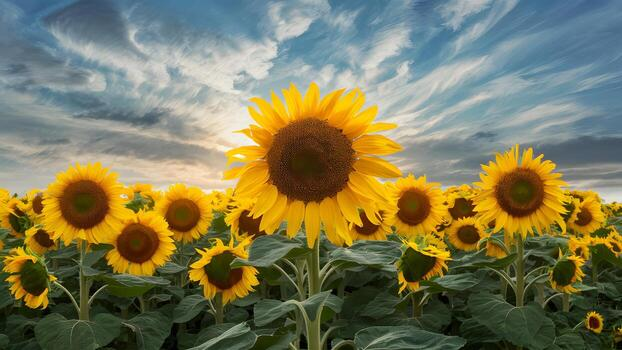
#> input picture Gradient and Edge Detection using OpenCV/sunflower.jpg, 622 x 350 px
$ jupyter execute Gradient_and_Edge_Detection_using_OpenCV.ipynb   (older library calls are emulated)
#> lines starting #> are read from the running program, lines starting #| are printed output that depends on the picture
[cell 1]
import cv2
import numpy as np
import matplotlib.pyplot as plt

# Step 1: Read and preprocess
img = cv2.imread('sunflower.jpg')
#> img is the input picture: shape (350, 622, 3); mean B, G, R 86.9, 120.6, 123.9
gray = cv2.cvtColor(img, cv2.COLOR_BGR2GRAY)
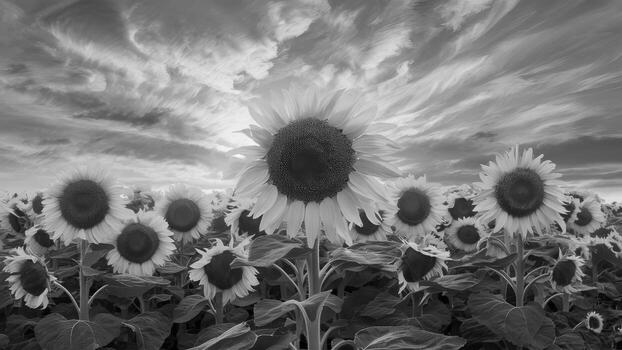
#> gray: shape (350, 622); min 0, max 252, mean 117.8

# Step 2: Sobel
sobelx = cv2.Sobel(gray, cv2.CV_64F, 1, 0, ksize=5)
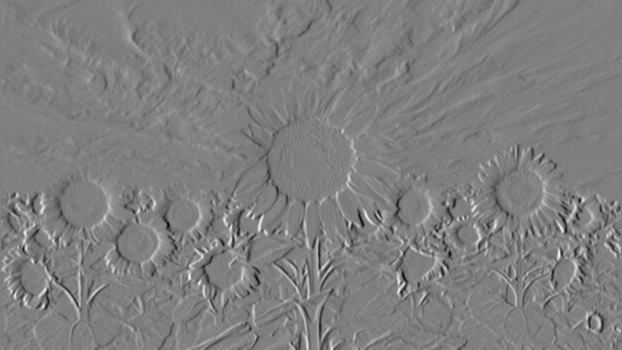
#> sobelx: shape (350, 622) float64; min -6609, max 6600, mean -2.4; drawn with min black and max white
sobely = cv2.Sobel(gray, cv2.CV_64F, 0, 1, ksize=5)
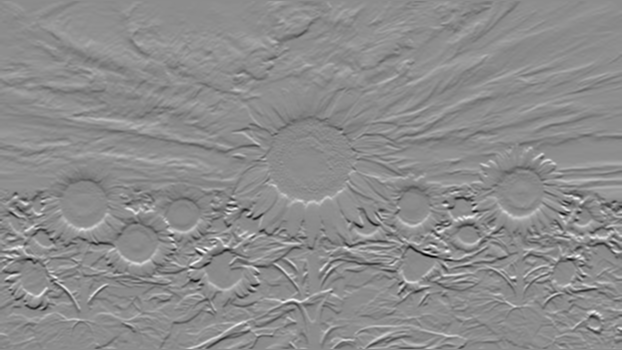
#> sobely: shape (350, 622) float64; min -7744, max 6283, mean -23.5; drawn with min black and max white
sobel_combined = cv2.bitwise_or(cv2.convertScaleAbs(sobelx), cv2.convertScaleAbs(sobely))
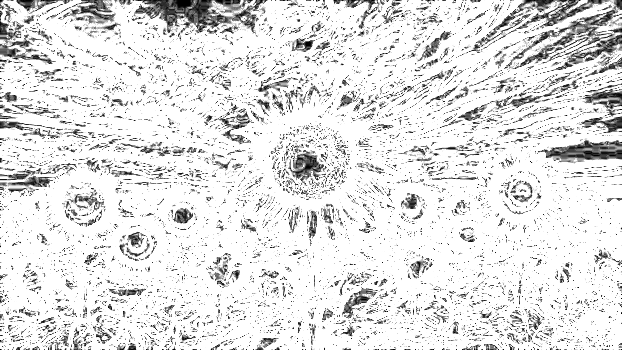
#> sobel_combined: shape (350, 622); min 0, max 255, mean 225.9

# Step 3: Laplacian
laplacian = cv2.Laplacian(gray, cv2.CV_64F)
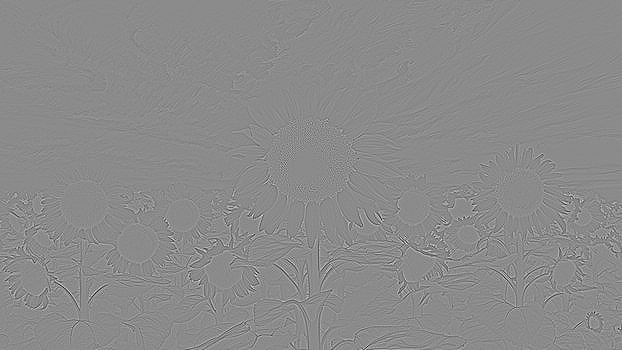
#> laplacian: shape (350, 622) float64; min -379, max 316, mean 0; drawn with min black and max white
laplacian = cv2.convertScaleAbs(laplacian)
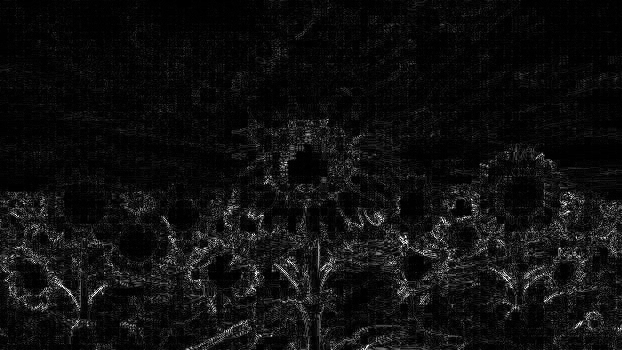
#> laplacian: shape (350, 622); min 0, max 255, mean 15.2

# Step 4: Canny
canny = cv2.Canny(gray, 100, 200)
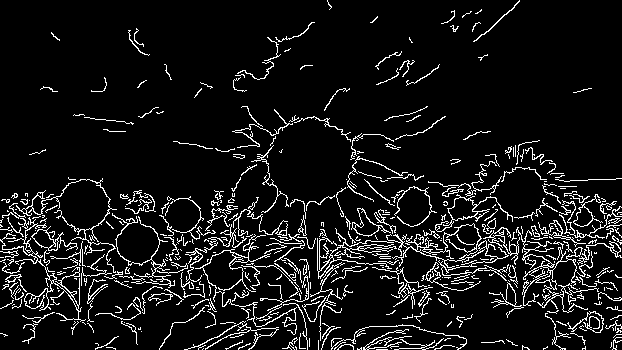
#> canny: shape (350, 622); 8.7% white in thin lines or dots

titles = ['Original Image', 'Sobel Edge Detection', 'Laplacian Edge Detection', 'Canny Edge Detection']
images = [gray, sobel_combined, laplacian, canny]

plt.figure(figsize=(12, 8))
for i in range(4):
    plt.subplot(2, 2, i + 1)
    plt.imshow(images[i], cmap='gray')
    plt.title(titles[i])
    plt.axis('off')

plt.tight_layout(pad=4)
plt.show()
